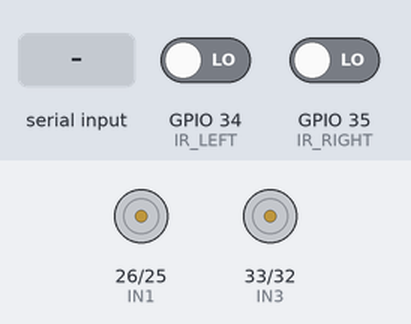
Recording of a sketch running on a simulated ESP32. Shown: motor-driver pin pairs drawn as motors (green arrow = first pin HIGH = forward, orange = second pin HIGH = backward, longer = more drive). The inputs (shaded band) are chosen by the test bench; at power-on: GPIO 34 (IR_LEFT) LOW, GPIO 35 (IR_RIGHT) LOW. Nothing arrives over Bluetooth unless stated; what the sketch prints to the serial monitor is not drawn.

Above: at 1.2 s.
1.3 s: "S" received over the second serial link
2.8 s: GPIO 34 (IR_LEFT) driven HIGH
At 3.4 s:
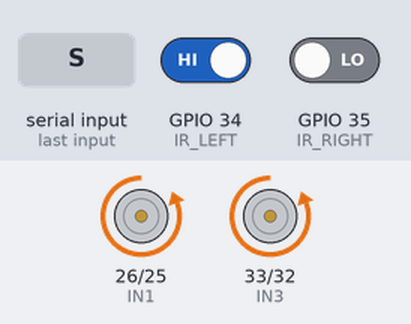
4.3 s: GPIO 35 (IR_RIGHT) driven HIGH
At 5.5 s:
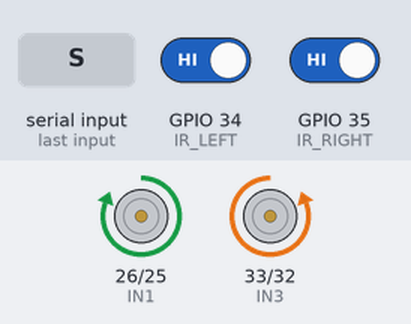
5.8 s: GPIO 34 (IR_LEFT) driven LOW
At 6.9 s:
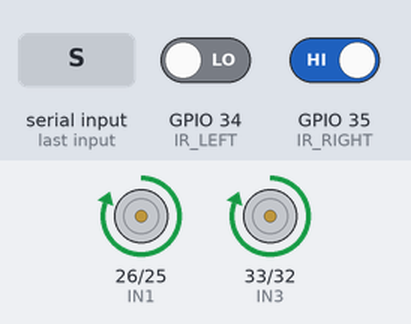
7.3 s: "s" received over the second serial link
10.3 s: GPIO 35 (IR_RIGHT) driven LOW
At 11.5 s:
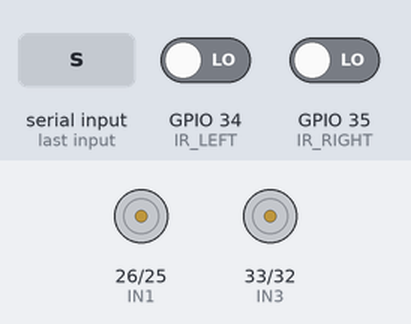
Timing chart, 0 to 13.3 s (numbered marks = the images above; inputs shaded):
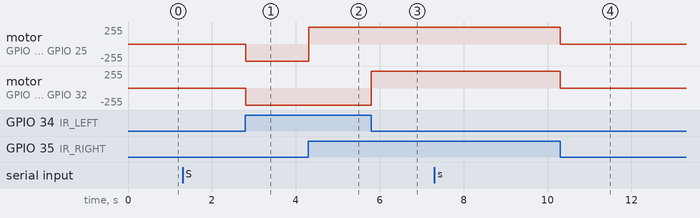

Measured:
- after the input at 2.8 s, motor on GPIO 26 (IN1) / GPIO 25 (IN2), motor on GPIO 33 (IN3) / GPIO 32 (IN4): stopped → backward 255/255 at once
- after the input at 4.3 s, motor on GPIO 26 (IN1) / GPIO 25 (IN2): backward 255/255 → forward 255/255 at once
- after the input at 5.8 s, motor on GPIO 33 (IN3) / GPIO 32 (IN4): backward 255/255 → forward 255/255 at once
- after the input at 10.3 s, motor on GPIO 26 (IN1) / GPIO 25 (IN2), motor on GPIO 33 (IN3) / GPIO 32 (IN4): forward 255/255 → stopped at once

The sketch:

BLE_ROB.ino
```cpp
#include "BluetoothSerial.h"

BluetoothSerial SerialBT;  // Create Bluetooth Serial object

// Motor control pins (connected to L298N)
const int IN1 = 26;  // Left Motor
const int IN2 = 25;
const int IN3 = 33;  // Right Motor
const int IN4 = 32;

// IR sensor pins
const int IR_LEFT = 34;   // Left IR sensor input
const int IR_RIGHT = 35;  // Right IR sensor input

bool robotActive = false;  // Robot ON/OFF flag

void setup() {
  Serial.begin(115200);
  SerialBT.begin("ESP32_Robot");  // Bluetooth pairing name
  Serial.println("Bluetooth Line Follower Ready!");

  // Motor pins
  pinMode(IN1, OUTPUT);
  pinMode(IN2, OUTPUT);
  pinMode(IN3, OUTPUT);
  pinMode(IN4, OUTPUT);

  // IR sensor pins
  pinMode(IR_LEFT, INPUT);
  pinMode(IR_RIGHT, INPUT);

  stopMotors();
}

void loop() {
  // Bluetooth command check
  if (SerialBT.available()) {
    char cmd = SerialBT.read();
    Serial.print("Bluetooth Command: ");
    Serial.println(cmd);

    if (cmd == 'S' || cmd == 's') {
      robotActive = true;
      Serial.println("Robot STARTED (Line Follow Mode)");
    }
    else if (cmd == 'X' || cmd == 'x') {
      robotActive = false;
      stopMotors();
      Serial.println("Robot STOPPED");
    }
  }

  // Line following when active
  if (robotActive) {
    int leftSensor = digitalRead(IR_LEFT);
    int rightSensor = digitalRead(IR_RIGHT);

    // Debug sensor readings
    Serial.print("Left Raw: "); Serial.print(leftSensor);
    Serial.print(" | Right Raw: "); Serial.println(rightSensor);

    // Convert: 1 = Black, 0 = White
    bool leftBlack = (leftSensor == 1);
    bool rightBlack = (rightSensor == 1);

    // Movement logic for black line following
    if (leftBlack && rightBlack) {
      moveForward();   // Both on black → forward
    }
    else if (leftBlack && !rightBlack) {
      turnLeft();      // Left black, right white → turn left
    }
    else if (!leftBlack && rightBlack) {
      turnRight();     // Left white, right black → turn right
    }
    else {
      stopMotors();    // Both white → stop (off the line)
    }
  }
}

// Movement functions
void moveForward() {
  digitalWrite(IN1, HIGH);  // Left motor forward
  digitalWrite(IN2, LOW);
  digitalWrite(IN3, LOW);   // Right motor forward (adjusted wiring)
  digitalWrite(IN4, HIGH);
}

void turnLeft() {
  digitalWrite(IN1, LOW);
  digitalWrite(IN2, HIGH);  // Left motor backward
  digitalWrite(IN3, LOW);
  digitalWrite(IN4, HIGH);  // Right motor forward
}

void turnRight() {
  digitalWrite(IN1, HIGH);
  digitalWrite(IN2, LOW);   // Left motor forward
  digitalWrite(IN3, HIGH);
  digitalWrite(IN4, LOW);   // Right motor backward
}

void stopMotors() {
  digitalWrite(IN1, LOW);
  digitalWrite(IN2, LOW);
  digitalWrite(IN3, LOW);
  digitalWrite(IN4, LOW);
}
```
